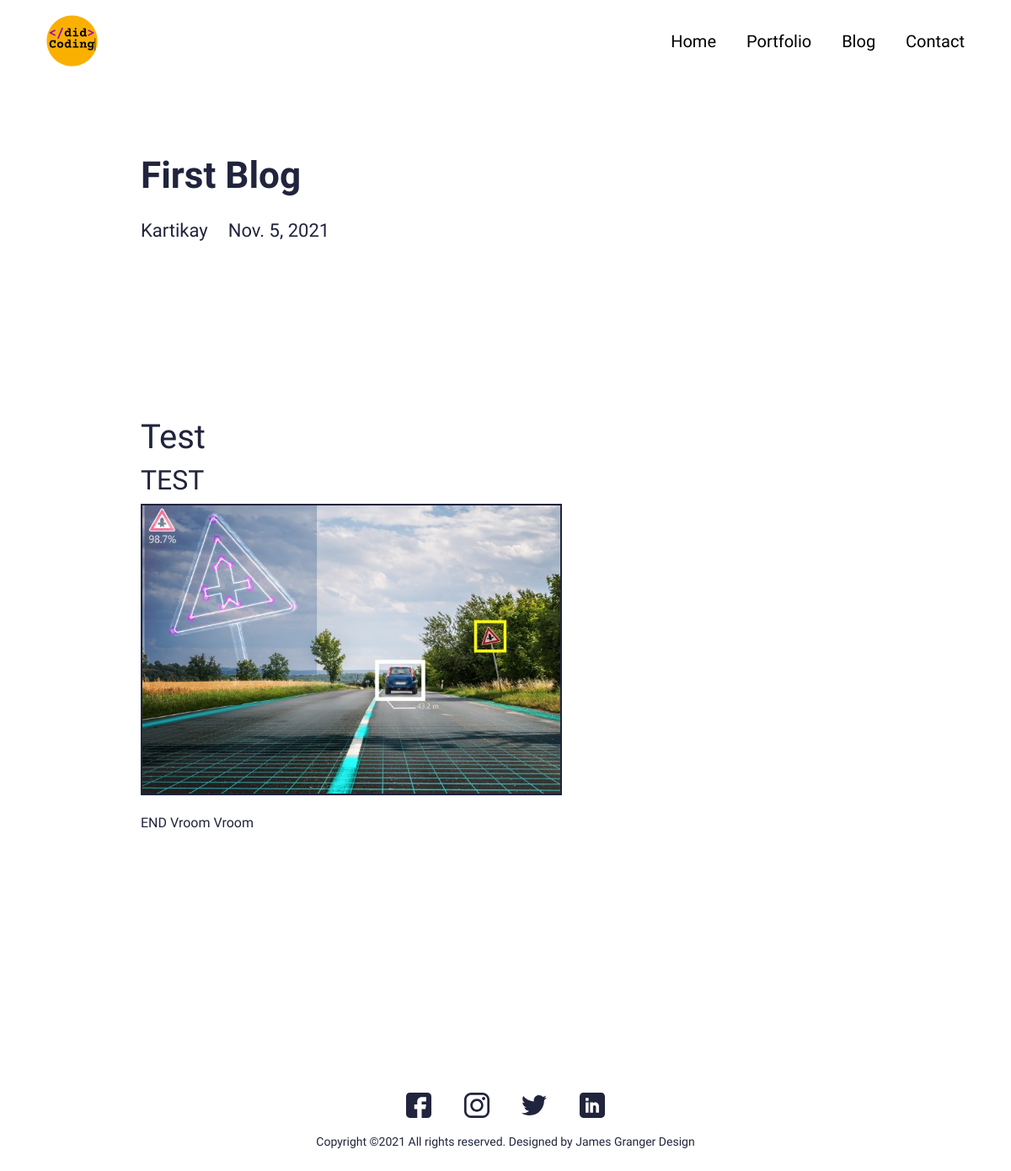
The page /blog/first-blog on the database its author committed.
### app/models.py (models this page shows, shortened)
class Blog(models.Model):
    class Meta:
        verbose_name_plural = 'Blog Profiles'
        verbose_name = 'Blog'
        ordering = ["timestamp"]
    timestamp = models.DateTimeField(auto_now_add=True)
    author = models.CharField(max_length=200, blank=True, null=True)
    name = models.CharField(max_length=200, blank=True, null=True)
    description = models.CharField(max_length=500, blank=True, null=True)
    body = RichTextField(blank=True, null=True)
    slug = models.SlugField(null=True, blank=True)
    image = models.ImageField(blank=True, null=True, upload_to="blog")
    is_active = models.BooleanField(default=True)

### app/views.py (the view)
# urls.py: path('blog/<slug:slug>', views.BlogDetailView.as_view(), name="blog"),
class BlogDetailView(generic.DetailView):
    model = Blog
    template_name = "app/blog-detail.html"

### resume/context_processors.py (called while the page is built)
def project_context(request):
    context = {
        'me': User.objects.first(),
    }
    return context

### app/templates/app/blog-detail.html (shortened to what this page needs)
{% extends 'app/base.html' %}
{% load static %}
{% block content %}
<section>
  <div class="innerPageBannerCol">
    <div class="container">
      <div class="row g-4 g-md-3  align-items-center">
        <div class="col-md-6">
          <div class="bannerContent">
            <h1 class="xlTitle pb-md-3">{{object.name|title}}</h1>
          </div>
        </div>
      </div>
      <div class="row">
        <div class="col-md-auto">
          <div class="authorCol">
            <h4 class="smTitle pb-3">{{object.author|title}}</h4>
          </div>
        </div>
        <div class="col-md">
          <h4 class="smTitle pb-3">{{object.timestamp.date}}</h4>
        </div>
      </div>
    </div>
  </div>
</section>
<section>
  <div class="sectionSpaceSm">
    <div class="container">
      {{object.body|safe}}
    </div>
  </div>
</section>
{% endblock %}

### static/css/style.css (style rules this page uses)
:root { --primaryColor: #9C07B6; --primaryDarkColor: #3D0048; --primaryHoverColor: #900AA8; --secondaryColor: #F9B000; --baseColor: #21243D; --baseFont: 'Heebo', sans-serif; --titleFont: 'Courier Prime', monospace; --regular: 400; --medium: 500; --bold: 700; --black: 900; --lightBg: #F1F1F1; }
html { scroll-behavior: smooth; }
body { font-family: var(--baseFont); color: var(--baseColor); line-height: normal; }
img { max-width: 100%; }
.xlTitle { font-size: 44px; line-height: 1.3; font-weight: var(--bold); font-family: var(--titleFont) }
.smTitle { font-size: 22px; line-height: normal; font-weight: var(--regular); font-family: var(--titleFont) }
.sectionSpaceSm { padding: 35px 0; }
.innerPageBannerCol { padding: 180px 0 150px; }
@media (min-width:992px) { .container, .container-lg, .container-md, .container-sm, .container-xl, .container-xxl { max-width: 890px; } }

### rows shown on the page
Blog: name "First Blog", author "Kartikay", timestamp "Nov. 5, 2021", body "Test TEST END Vroom Vroom", body (picture)
